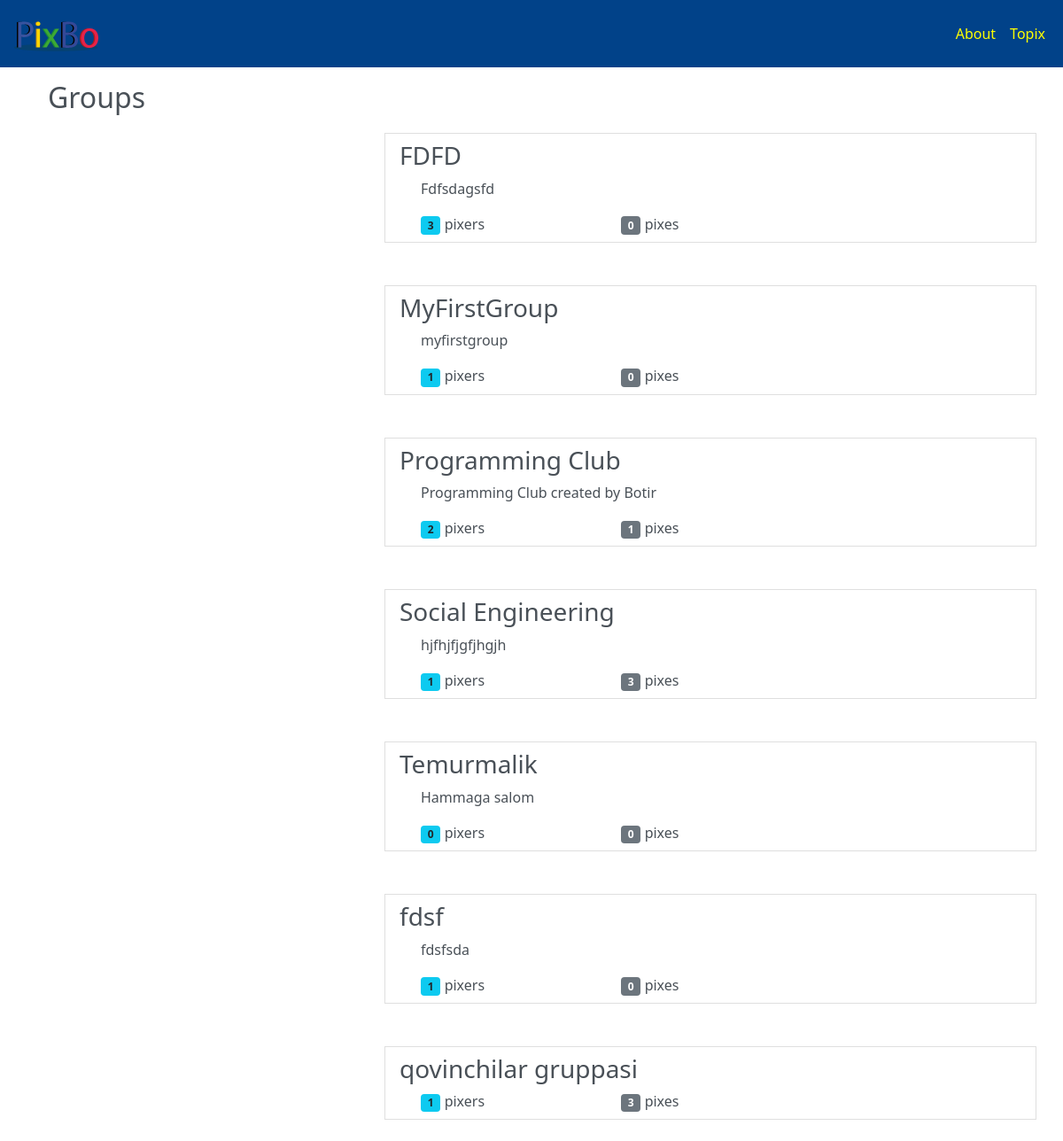
The app's page /groups/ with its own data.
### groups/models.py (models this page shows, shortened)
class Group(models.Model):
    name = models.CharField(max_length=256, unique=True)
    slug = models.SlugField(allow_unicode=True, unique=True)
    description = models.TextField(blank=True, default='')
    description_html = models.TextField(editable=False, default='', blank=True)
    members = models.ManyToManyField(User, through='GroupMember')
    class Meta:
        ordering = ['name']

### groups/views.py (the view)
# urls.py: path('', views.ListGroups.as_view(), name='allgroups'),
class ListGroups(generic.ListView):
    model = Group

### groups/templates/groups/group_list.html (shortened to what this page needs)
{% extends "groups/base_group.html" %}
{% block pregoup %}
  <div class="col-md-4 color-h1">
    <div class="content">
      <h2 class="form-create">Groups</h2>
    </div>
  </div>
{% endblock %}
{% block group_content %}
  <div class="col-md-8">
    <div class="list-group">
      {% for group in object_list %}
      <br>
        <a class='list-group-item list-group-item-action' href="{% url 'groups:single' slug=group.slug %}">
          <h3 class="title list-group-item-heading">{{ group.name }}</h3>
          <div class="container-fluid list-group-item-text">
            {{ group.description_html|safe }}
            <div class="row">
              <div class="col-md-4">
                <span class="badge bg-info text-dark">{{ group.members.count }}</span>
                pixers
              </div>
              <div class="col-md-4">
                <span class="badge bg-secondary">{{ group.posts.count }}</span>
                pixes
              </div>
            </div>
          </div>
        </a>
        <br>
      {% endfor %}
    </div>
  </div>
{% endblock %}

### groups/templates/groups/base_group.html (shortened to what this page needs)
{% extends 'base.html' %}
{% block content %}
  <div class="container AbsPosition">
    <div class="row">
      {% block pregoup %}{% endblock %}
      {% block group_content %}{% endblock %}
    </div>
  </div>
{% endblock %}

### templates/base.html (shortened to what this page needs)
<!DOCTYPE html>
{% load static %}
<html lang="en" dir="ltr">
  <head>
    <link href="https://cdn.jsdelivr.net/npm/bootstrap@5.0.0-beta1/dist/css/bootstrap.min.css" rel="stylesheet">
    <link rel="stylesheet" href="{% static 'PixBo/css/master.css' %}">
    <link href="{% static 'fontawesome_free/css/fontawesome.css' %}" rel="stylesheet" type="text/css">
    <link href="{% static 'fontawesome_free/css/brands.css' %}" rel="stylesheet" type="text/css">
    <link href="{% static 'fontawesome_free/css/solid.css' %}" rel="stylesheet" type="text/css">
  </head>
  <body>
    <nav class="navbar navbar-light customnav navbar-expand-lg" style="background-color: #014289;" role='navigation' id='navbar'>
      <div class="container-fluid">
        <a id='color-change' class="navbar-brand" href="{% url 'home' %}"><img class="img-responsive" src="{% static "PixBo/images/logo.png" %}" alt="Brand"></a>
        <div class="collapse navbar-collapse" id="navbarNav">
          <ul class="navbar-nav ms-auto">
            {% if user.is_authenticated %}
            <li class="nav-item">
              <a id='color-change' class="nav-link" href="{% url 'about' %}">About</a>
            </li>
            <li class="nav-item">
              <a id='color-change' class="nav-link" href="{% url 'posts:new' %}">New Pix</a>
            </li>
            <li class="nav-item">
              <a id='color-change' class="nav-link" href="{% url 'groups:allgroups' %}">Topix</a>
            </li>
            <li class="nav-item">
              <a id='color-change' class="nav-link" href="{% url 'groups:create' %}">New Topic</a>
            </li>
            <li class="nav-item">
              <a id='color-change' class="nav-link" href="{% url 'accounts:logout' %}">Log Out</a>
            </li>
            {% else %}
            <li class="nav-item">
              <a id='color-change' class="nav-link" href="{% url 'about' %}">About</a>
            </li>
            <li class="nav-item">
              <a id='color-change' class="nav-link" href="{% url 'groups:allgroups' %}">Topix</a>
            </li>
            {% endif %}
          </ul>
        </div>
      </div>
    </nav>
    <div class="container">
      {% block content %}
      {% endblock %}
    </div>
  </body>
</html>

### static/PixBo/css/master.css (style rules this page uses)
html body { background-color: #fff; overflow-x: hidden; height: 100%; color: #495057; }
#color-change { color: yellow; }
img { z-index: 1; width: 100px; height: 50px; box-sizing: border-box; }
.color-h1 { color: #495057; }
.AbsPosition { position: absolute; }
.list-group { margin-top: 50px; }
.form-create { margin-top: 15px; }

### records on screen
Group: name "FDFD", description_html "Fdfsdagsfd", members.count "3", posts.count "0"
Group: name "MyFirstGroup", description_html "myfirstgroup", members.count "1", posts.count "0"
Group: name "Programming Club", description_html "Programming Club created by Botir", members.count "2", posts.count "1"
Group: name "Social Engineering", description_html "hjfhjfjgfjhgjh", members.count "1", posts.count "3"
Group: name "Temurmalik", description_html "Hammaga salom", members.count "0", posts.count "0"
Group: name "fdsf", description_html "fdsfsda", members.count "1", posts.count "0"
Group: name "qovinchilar gruppasi", members.count "1", posts.count "3"
